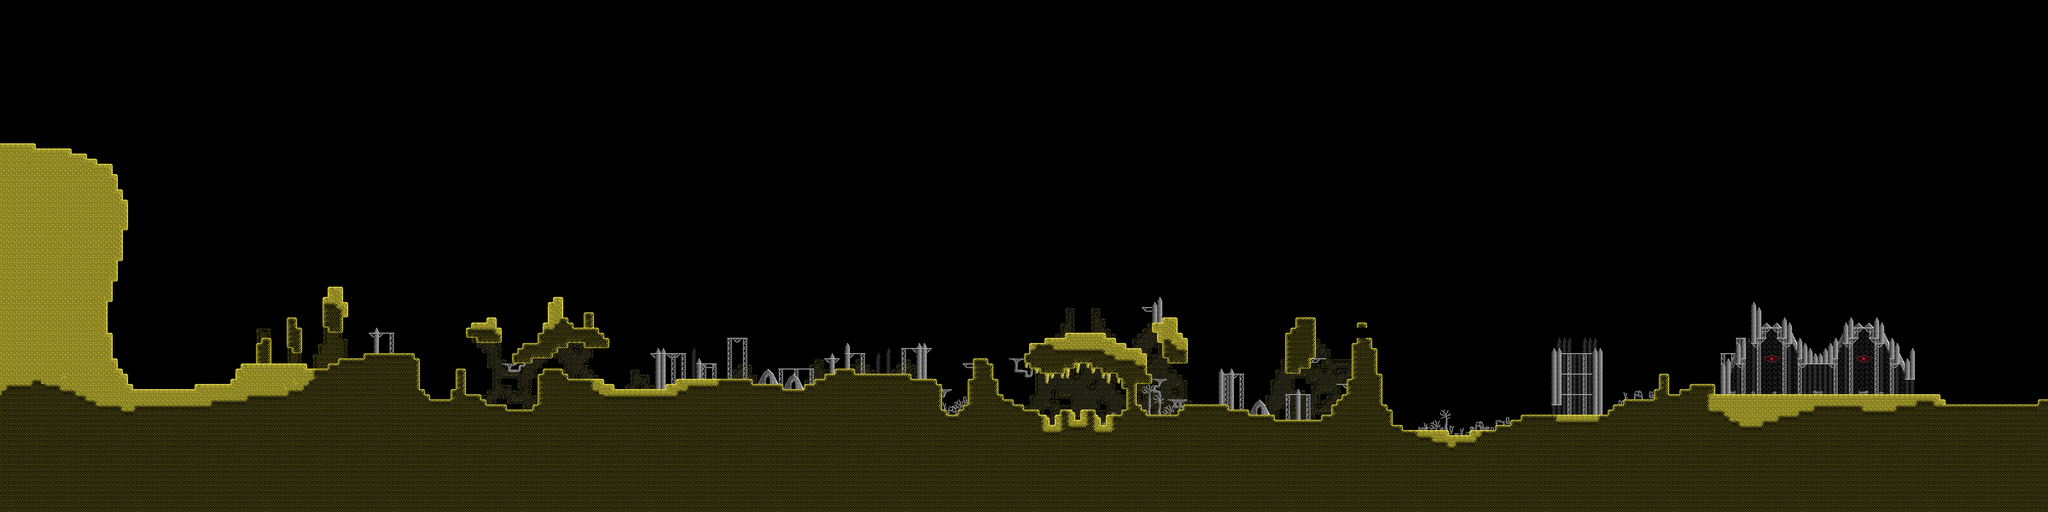

A 2D game scene composited from a Tiled map and its tileset images. What follows is a short description and the map's XML, with each tile layer's data collapsed to a summary:
An orthogonal 400x100 tile map with 16x16 px tiles, 3 tile layers (Background, Tile Layer 1, Tile Layer 2) and 314 objects (33x damage_area, 32x coin, 25x semisolid, 22x enemy, 4x healthpack, ...).

<map version="1.10" tiledversion="1.10.1" orientation="orthogonal" renderorder="right-down" width="400" height="100" tilewidth="16" tileheight="16" infinite="0" backgroundcolor="#000000" nextlayerid="8" nextobjectid="420">
 <editorsettings>
  <export target="3.xml" format="tmx" />
 </editorsettings>
 <tileset firstgid="1" source="spextria.tsx" />
 <layer id="7" name="Background" width="400" height="100">
  <data>[40000 cells, 38789 non-empty, 28 distinct tile ids]</data>
 </layer>
 <layer id="1" name="Tile Layer 1" width="400" height="100">
  <data>[40000 cells, 11357 non-empty, 86 distinct tile ids]</data>
 </layer>
 <layer id="2" name="Tile Layer 2" width="400" height="100">
  <data>[40000 cells, 558 non-empty, 82 distinct tile ids]</data>
 </layer>
 <objectgroup id="6" name="GroundTypes" visible="0">
  <object id="82" name="sand" x="224" y="576" width="1744" height="880" />
 </objectgroup>
 <objectgroup id="5" name="LevelObjects">
  <object id="18" name="spawnpoint" x="528" y="1184" width="16" height="32">
   <properties>
    <property name="spawn_X" type="int" value="528" />
    <property name="spawn_Y" type="int" value="1184" />
   </properties>
  </object>
  <object id="27" name="semisolid" x="1152" y="1040" width="16" height="12" />
  <object id="29" name="semisolid" x="1184" y="1040" width="48" height="12" />
  <object id="31" name="enemy" x="1184" y="1008" width="16" height="32">
   <properties>
    <property name="type" value="tier1_ranger_lacerta" />
   </properties>
  </object>
  <object id="33" name="enemy" x="1072" y="1088" width="16" height="32">
   <properties>
    <property name="type" value="tier1_slasher_lacerta" />
   </properties>
  </object>
  <object id="36" name="enemy" x="816" y="1024" width="16" height="32">
   <properties>
    <property name="type" value="tutorial_lacerta" />
   </properties>
  </object>
  <object id="37" name="enemy" x="1424" y="1184" width="32" height="32">
   <properties>
    <property name="type" value="arenube" />
   </properties>
  </object>
  <object id="80" name="finish" x="6016" y="1184" width="48" height="48">
   <properties>
    <property name="action" value="walk" />
    <property name="type" value="arrow" />
   </properties>
  </object>
  <object id="81" name="checkpoint" x="3360" y="992" width="48" height="48">
   <properties>
    <property name="spawn_X" type="int" value="3376" />
    <property name="spawn_Y" type="int" value="1008" />
    <property name="type" value="luxiar1" />
   </properties>
  </object>
  <object id="94" name="enemy" x="1936" y="1184" width="16" height="32">
   <properties>
    <property name="type" value="tier2_lacerta" />
   </properties>
  </object>
  <object id="97" name="semisolid" x="2080" y="1104" width="64" height="12" />
  <object id="98" name="semisolid" x="2192" y="1136" width="48" height="12" />
  <object id="99" name="semisolid" x="2032" y="1104" width="16" height="12" />
  <object id="111" name="enemy" x="1824" y="992" width="32" height="32">
   <properties>
    <property name="type" value="arenube" />
   </properties>
  </object>
  <object id="132" name="semisolid" x="2272" y="1056" width="64" height="12" />
  <object id="133" name="semisolid" x="2432" y="1152" width="112" height="12" />
  <object id="134" name="semisolid" x="2656" y="1104" width="48" height="12" />
  <object id="135" name="semisolid" x="2816" y="1088" width="48" height="12" />
  <object id="136" name="semisolid" x="2576" y="1120" width="48" height="12" />
  <object id="137" name="enemy" x="2496" y="1120" width="16" height="32">
   <properties>
    <property name="type" value="tier2_lacerta" />
   </properties>
  </object>
  <object id="138" name="enemy" x="2288" y="1024" width="16" height="32">
   <properties>
    <property name="type" value="tier1_ranger_lacerta" />
   </properties>
  </object>
  <object id="139" name="enemy" x="2112" y="1072" width="16" height="32">
   <properties>
    <property name="type" value="tier1_ranger_lacerta" />
   </properties>
  </object>
  <object id="140" name="enemy" x="2832" y="1056" width="16" height="32">
   <properties>
    <property name="type" value="tier1_ranger_lacerta" />
   </properties>
  </object>
  <object id="141" name="enemy" x="2672" y="1072" width="16" height="32">
   <properties>
    <property name="type" value="tier1_ranger_lacerta" />
   </properties>
  </object>
  <object id="144" name="semisolid" x="1568" y="1136" width="48" height="12" />
  <object id="147" name="enemy" x="1514" y="928" width="32" height="64">
   <properties>
    <property name="type" value="gold_tree" />
   </properties>
  </object>
  <object id="153" name="damage_area" x="2944" y="1256" width="16" height="24">
   <properties>
    <property name="damage" type="float" value="5" />
    <property name="knockback" type="int" value="3" />
   </properties>
  </object>
  <object id="154" name="damage_area" x="3008" y="1240" width="16" height="24">
   <properties>
    <property name="damage" type="float" value="5" />
    <property name="knockback" type="int" value="3" />
   </properties>
  </object>
  <object id="155" name="damage_area" x="2976" y="1248" width="32" height="32">
   <properties>
    <property name="damage" type="float" value="5" />
    <property name="knockback" type="int" value="3" />
   </properties>
  </object>
  <object id="156" name="damage_area" x="2960" y="1264" width="32" height="32">
   <properties>
    <property name="damage" type="float" value="5" />
    <property name="knockback" type="int" value="3" />
   </properties>
  </object>
  <object id="157" name="enemy" x="3520" y="1232" width="32" height="32">
   <properties>
    <property name="type" value="arenube" />
   </properties>
  </object>
  <object id="158" name="damage_area" x="3200" y="1136" width="16" height="16">
   <properties>
    <property name="damage" type="float" value="5" />
    <property name="knockback" type="int" value="3" />
   </properties>
  </object>
  </objectgroup>
 <objectgroup color="#ffff00" id="3" name="Collectables" visible="0">
  <!-- 225 objects omitted --></objectgroup>
 <objectgroup color="#ff0000" id="4" name="Collisions" visible="0">
  <!-- 192 objects omitted --></objectgroup>
</map>
<!-- 281 of 314 objects omitted -->